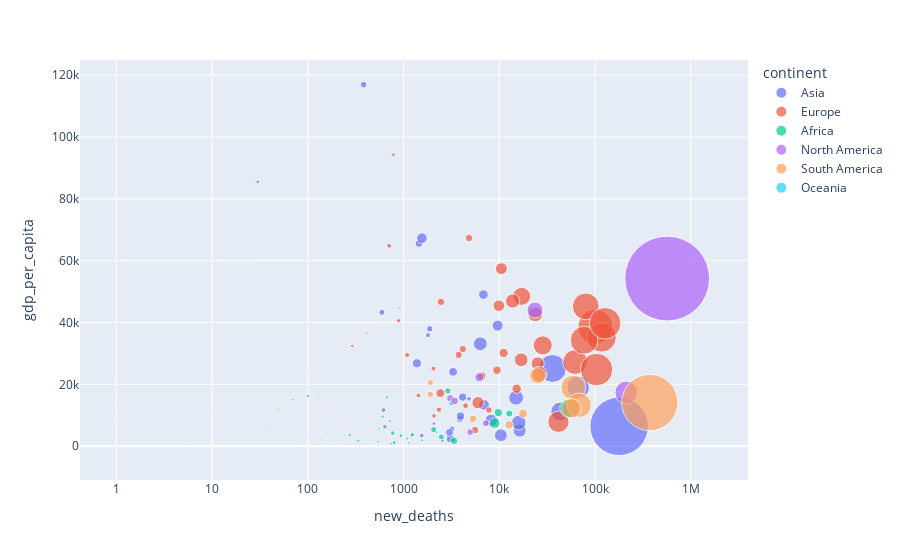

The notebook cell this image was saved under:
### Code cell
fig = px.scatter(df2_grouped, 
                 x="new_deaths", y="gdp_per_capita", size="new_cases", color="continent",
                 hover_name="location", log_x=True, size_max=60)
fig.show()

### Figure 1 — Plotly figure (JSON) as saved in the notebook; plotly's stock layout.template omitted (floating-point values rounded to 4 significant figures)
{"data": [{"hovertemplate": "<b>%{hovertext}</b><br><br>continent=Asia<br>new_deaths=%{x}<br>gdp_per_capita=%{y}<br>new_cases=%{marker.size}<extra></extra>", "hovertext": ["Afghanistan", "Armenia", "Azerbaijan", "Bahrain", "Bangladesh", "Bhutan", "Brunei", "Cambodia", "China", "Georgia", "Hong Kong", "India", "Indonesia", "Iran", "Iraq", "Israel", "Japan", "Jordan", "Kazakhstan", "Kuwait", "Kyrgyzstan", "Laos", "Lebanon", "Macao", "Malaysia", "Maldives", "Mongolia", "Myanmar", "Nepal", "Oman", "Pakistan", "Palestine", "Philippines", "Qatar", "Saudi Arabia", "Singapore", "South Korea", "Sri Lanka", "Tajikistan", "Thailand", "Timor", "Turkey", "United Arab Emirates", "Uzbekistan", "Vietnam", "Yemen"], "legendgroup": "Asia", "marker": {"color": "#636efa", "size": [57793, 208520, 300666, 164110, 718950, 957, 221, 6389, 101694, 295358, 0, 15061805, 1604348, 2237089, 977175, 837047, 535218, 685973, 341599, 256987, 91883, 58, 510403, 0, 375054, 26348, 22884, 142628, 284673, 180031, 761437, 280741, 936133, 196580, 404970, 60831, 114645, 96796, 13308, 42348, 1306, 3445222, 497154, 86680, 2785, 5812], "sizemode": "area", "sizeref": 8797.0, "symbol": "circle"}, "mode": "markers", "name": "Asia", "orientation": "v", "showlegend": true, "type": "scatter", "x": [2539, 3878, 4140, 594, 10385, 1, 3, 43, 4828, 3939, 0, 178769, 43424, 66732, 14981, 6335, 9610, 8246, 3291, 1448, 1549, 0, 6925, 0, 1378, 70, 49, 3206, 3083, 1878, 16316, 3017, 15960, 382, 6823, 30, 1801, 618, 90, 101, 2, 35926, 1554, 638, 35, 1126], "xaxis": "x", "y": [1804.0, 8788.0, 15850.0, 43290.0, 3524.0, 8709.0, 71810.0, 3645.0, 15310.0, 9745.0, 56050.0, 6427.0, 11190.0, 19080.0, 15660.0, 33130.0, 39000.0, 8337.0, 24060.0, 65530.0, 3393.0, 6397.0, 13370.0, 104900.0, 26810.0, 15180.0, 11840.0, 5592.0, 2443.0, 37960.0, 5035.0, 4450.0, 7599.0, 116900.0, 49050.0, 85540.0, 35940.0, 11670.0, 2897.0, 16280.0, 6570.0, 25130.0, 67290.0, 6253.0, 6172.0, 1479.0], "yaxis": "y"}, {"hovertemplate": "<b>%{hovertext}</b><br><br>continent=Europe<br>new_deaths=%{x}<br>gdp_per_capita=%{y}<br>new_cases=%{marker.size}<extra></extra>", "hovertext": ["Albania", "Austria", "Belarus", "Belgium", "Bosnia and Herzegovina", "Bulgaria", "Croatia", "Cyprus", "Czechia", "Denmark", "Estonia", "Finland", "France", "Germany", "Greece", "Hungary", "Iceland", "Ireland", "Italy", "Kosovo", "Latvia", "Lithuania", "Luxembourg", "Malta", "Moldova", "Montenegro", "Netherlands", "North Macedonia", "Norway", "Poland", "Portugal", "Romania", "Russia", "San Marino", "Serbia", "Slovakia", "Slovenia", "Spain", "Sweden", "Switzerland", "Ukraine", "United Kingdom"], "legendgroup": "Europe", "marker": {"color": "#EF553B", "size": [129594, 593423, 344223, 949996, 188994, 386381, 307790, 56259, 1601881, 243326, 117554, 84131, 5350521, 3155522, 315273, 750508, 6286, 243508, 3870131, 101191, 111334, 233631, 64746, 29966, 245897, 95551, 1428440, 147094, 107510, 2688025, 831001, 1029304, 4649044, 5026, 662368, 375974, 232071, 3407283, 900138, 632399, 1999567, 4403060], "sizemode": "area", "sizeref": 8797.0, "symbol": "circle"}, "mode": "markers", "name": "Europe", "orientation": "v", "showlegend": true, "type": "scatter", "x": [2342, 9898, 2423, 23747, 7788, 15195, 6562, 291, 28426, 2456, 1092, 887, 100892, 80052, 9462, 25184, 29, 4836, 116927, 2080, 2053, 3760, 785, 409, 5571, 1429, 17127, 4443, 708, 62032, 16945, 26232, 103834, 87, 5991, 11106, 4159, 76981, 13788, 10508, 41534, 127518], "xaxis": "x", "y": [11800.0, 45440.0, 17170.0, 42660.0, 11710.0, 18560.0, 22670.0, 32420.0, 32610.0, 46680.0, 29480.0, 40590.0, 38610.0, 45230.0, 24570.0, 26780.0, 46480.0, 67340.0, 35220.0, 9796.0, 25060.0, 29520.0, 94280.0, 36510.0, 5190.0, 16410.0, 48470.0, 13110.0, 64800.0, 27220.0, 27940.0, 23310.0, 24770.0, 56860.0, 14050.0, 30160.0, 31400.0, 34270.0, 46950.0, 57410.0, 7894.0, 39750.0], "yaxis": "y"}, {"hovertemplate": "<b>%{hovertext}</b><br><br>continent=Africa<br>new_deaths=%{x}<br>gdp_per_capita=%{y}<br>new_cases=%{marker.size}<extra></extra>", "hovertext": ["Algeria", "Angola", "Benin", "Botswana", "Burkina Faso", "Burundi", "Cameroon", "Cape Verde", "Central African Republic", "Chad", "Comoros", "Congo", "Cote d'Ivoire", "Democratic Republic of Congo", "Djibouti", "Egypt", "Equatorial Guinea", "Eritrea", "Eswatini", "Ethiopia", "Gabon", "Gambia", "Ghana", "Guinea", "Guinea-Bissau", "Kenya", "Lesotho", "Liberia", "Libya", "Madagascar", "Malawi", "Mali", "Mauritania", "Mauritius", "Morocco", "Mozambique", "Namibia", "Niger", "Nigeria", "Rwanda", "Sao Tome and Principe", "Senegal", "Seychelles", "Sierra Leone", "South Africa", "South Sudan", "Sudan", "Tanzania", "Togo", "Tunisia", "Uganda", "Zambia", "Zimbabwe"], "legendgroup": "Africa", "marker": {"color": "#00cc96", "size": [119642, 24389, 7611, 44075, 13129, 3477, 64809, 20466, 5787, 4706, 3819, 10084, 45560, 28956, 10460, 216334, 7259, 3491, 18417, 242028, 21858, 5720, 91709, 21460, 3712, 151653, 10709, 2042, 171880, 32205, 33941, 13070, 18129, 1203, 505811, 69203, 46655, 5131, 164233, 23888, 2275, 39782, 4922, 4028, 1566769, 10473, 33022, 509, 12533, 285490, 41378, 90918, 37751], "sizemode": "area", "sizeref": 8797.0, "symbol": "circle"}, "mode": "markers", "name": "Africa", "orientation": "v", "showlegend": true, "type": "scatter", "x": [3155, 561, 95, 671, 154, 6, 939, 192, 75, 169, 146, 139, 274, 745, 116, 12738, 106, 10, 671, 3370, 133, 170, 771, 138, 66, 2481, 315, 85, 2896, 542, 1138, 433, 453, 15, 8945, 798, 604, 190, 2061, 325, 35, 1091, 25, 79, 53736, 114, 2208, 21, 119, 9783, 338, 1235, 1553], "xaxis": "x", "y": [13910.0, 5819.0, 2064.0, 15810.0, 1703.0, 702.2, 3365.0, 6223.0, 661.2, 1768.0, 1414.0, 4881.0, 3601.0, 808.1, 2705.0, 10550.0, 22600.0, 1510.0, 7739.0, 1730.0, 16560.0, 1562.0, 4228.0, 1999.0, 1549.0, 2993.0, 2851.0, 752.8, 17880.0, 1416.0, 1095.0, 2014.0, 3598.0, 20290.0, 7485.0, 1136.0, 9542.0, 926, 5338.0, 1854.0, 3053.0, 2471.0, 26380.0, 1390.0, 12290.0, 1570.0, 4467.0, 2683.0, 1430.0, 10850.0, 1698.0, 3689.0, 1900.0], "yaxis": "y"}, {"hovertemplate": "<b>%{hovertext}</b><br><br>continent=North America<br>new_deaths=%{x}<br>gdp_per_capita=%{y}<br>new_cases=%{marker.size}<extra></extra>", "hovertext": ["Antigua and Barbuda", "Bahamas", "Barbados", "Belize", "Bermuda", "Canada", "Cayman Islands", "Costa Rica", "Dominica", "Dominican Republic", "El Salvador", "Grenada", "Guatemala", "Haiti", "Honduras", "Jamaica", "Mexico", "Nicaragua", "Panama", "Saint Kitts and Nevis", "Saint Lucia", "Saint Vincent and the Grenadines", "Trinidad and Tobago", "United States"], "legendgroup": "North America", "marker": {"color": "#ab63fa", "size": [1216, 9634, 3781, 12538, 0, 1129371, 0, 228577, 165, 261129, 67557, 155, 212734, 12918, 200935, 43890, 2305602, 6778, 360841, 44, 4401, 1819, 8940, 31670030], "sizemode": "area", "sizeref": 8797.0, "symbol": "circle"}, "mode": "markers", "name": "North America", "orientation": "v", "showlegend": true, "type": "scatter", "x": [31, 194, 44, 318, 0, 23611, 0, 3071, 0, 3418, 2075, 1, 7221, 251, 4957, 723, 212339, 180, 6188, 0, 67, 10, 153, 567217], "xaxis": "x", "y": [21490.0, 27720.0, 16980.0, 7824.0, 50670.0, 44020.0, 49900.0, 15520.0, 9673.0, 14600.0, 7292.0, 13590.0, 7424.0, 1653.0, 4542.0, 8194.0, 17340.0, 5321.0, 22270.0, 24650.0, 12950.0, 10730.0, 28760.0, 54230.0], "yaxis": "y"}, {"hovertemplate": "<b>%{hovertext}</b><br><br>continent=South America<br>new_deaths=%{x}<br>gdp_per_capita=%{y}<br>new_cases=%{marker.size}<extra></extra>", "hovertext": ["Argentina", "Bolivia", "Brazil", "Chile", "Colombia", "Ecuador", "Guyana", "Paraguay", "Peru", "Suriname", "Uruguay", "Venezuela"], "legendgroup": "South America", "marker": {"color": "#FFA15A", "size": [2694014, 289066, 13943071, 1124718, 2652947, 360546, 11863, 250165, 1697626, 9581, 164744, 183190], "sizemode": "area", "sizeref": 8797.0, "symbol": "circle"}, "mode": "markers", "name": "South America", "orientation": "v", "showlegend": true, "type": "scatter", "x": [59228, 12648, 373335, 25177, 68328, 17703, 271, 5313, 56797, 187, 1908, 1905], "xaxis": "x", "y": [18930.0, 6886.0, 14100.0, 22770.0, 13250.0, 10580.0, 7435.0, 8827.0, 12240.0, 13770.0, 20550.0, 16750.0], "yaxis": "y"}, {"hovertemplate": "<b>%{hovertext}</b><br><br>continent=Oceania<br>new_deaths=%{x}<br>gdp_per_capita=%{y}<br>new_cases=%{marker.size}<extra></extra>", "hovertext": ["Australia", "Fiji", "Marshall Islands", "Micronesia (country)", "Nauru", "New Zealand", "Papua New Guinea", "Samoa", "Solomon Islands", "Tonga", "Vanuatu"], "legendgroup": "Oceania", "marker": {"color": "#19d3f3", "size": [29533, 72, 4, 1, 0, 2596, 9738, 3, 20, 0, 3], "sizemode": "area", "sizeref": 8797.0, "symbol": "circle"}, "mode": "markers", "name": "Oceania", "orientation": "v", "showlegend": true, "type": "scatter", "x": [910, 2, 0, 0, 0, 26, 89, 0, 0, 0, 0], "xaxis": "x", "y": [44650.0, 8703.0, 3819.0, 3299.0, 12900.0, 36090.0, 3823.0, 6022.0, 2206.0, 5426.0, 2922.0], "yaxis": "y"}], "layout": {"legend": {"itemsizing": "constant", "title": {"text": "continent"}, "tracegroupgap": 0}, "margin": {"t": 60}, "xaxis": {"anchor": "y", "domain": [0, 1], "title": {"text": "new_deaths"}, "type": "log"}, "yaxis": {"anchor": "x", "domain": [0, 1], "title": {"text": "gdp_per_capita"}}}}
